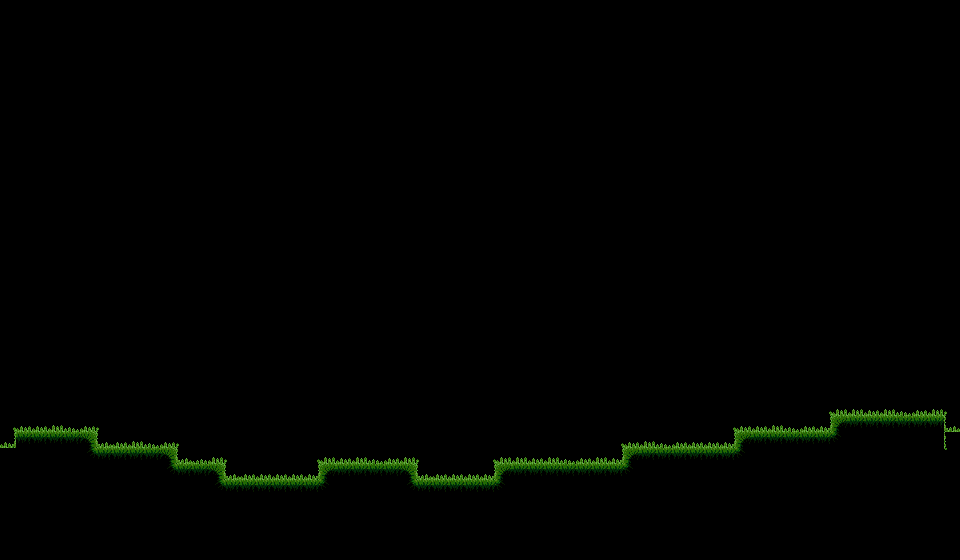

The image is a tile-based game level rendered from a .tmx file. Its description and source (layers, tilesets, objects; grid data summarised) follow:
An orthogonal 60x35 tile map with 16x16 px tiles, 2 tile layers (Details, enviroment), 1 hidden layer not drawn, 2 tilesets and 2 objects.

<map version="1.10" tiledversion="1.10.1" orientation="orthogonal" renderorder="right-down" width="60" height="35" tilewidth="16" tileheight="16" infinite="0" nextlayerid="9" nextobjectid="7">
 <tileset firstgid="1" source="Tilest.tsx" />
 <tileset firstgid="785" source="../Sullen Settlement/BrickTileset.tsx" />
 <layer id="6" name="Details" width="60" height="35">
  <data>[2100 cells, 0 non-empty, 0 distinct tile ids]</data>
 </layer>
 <layer id="2" name="prototype" width="60" height="35" visible="0">
  <data>[2100 cells, 2100 non-empty, 2 distinct tile ids]</data>
 </layer>
 <layer id="1" name="enviroment" width="60" height="35">
  <properties>
   <property name="DeleteTiles" type="bool" value="true" />
   <property name="MatchInOrder" type="bool" value="true" />
  </properties>
  <data>[2100 cells, 1920 non-empty, 19 distinct tile ids]</data>
 </layer>
 <objectgroup id="8" name="CameraConfiner" visible="0">
  <object id="4" x="944" y="16">
   <polygon points="0,0 0,528 -928,528 -928,0" />
  </object>
 </objectgroup>
 <objectgroup id="3" name="TerrainCollider" opacity="0.24">
  <object id="2" x="16" y="448">
   <polygon points="0,-16 80,-16 80,0 160,0 160,16 208,16 208,32 304,32 304,16 400,16 400,32 480,32 480,16 608,16 608,0 720,0 720,-16 816,-16 816,-32 928,-32 928,96 0,96" />
  </object>
 </objectgroup>
</map>
